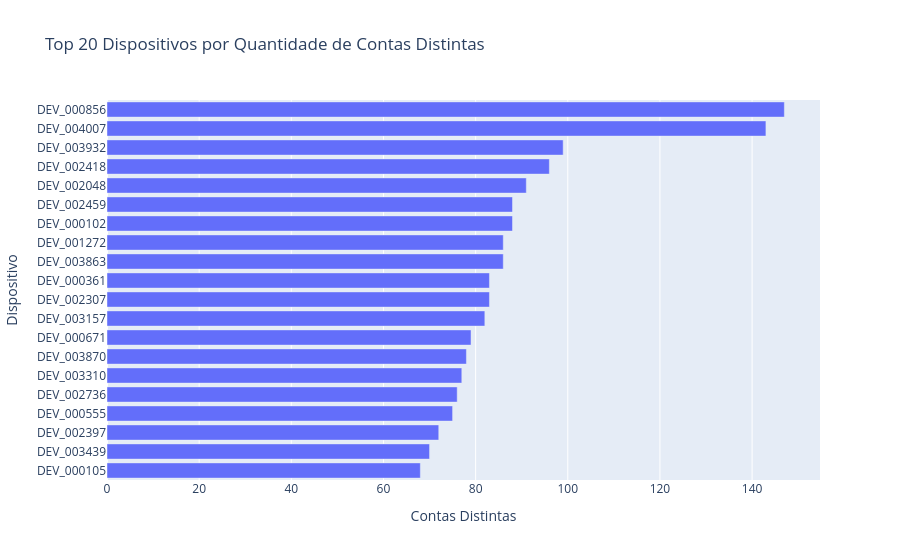

Source (notebook cell):
### Code cell
fig = px.bar(
    top_devices.sort_values("contas_distintas", ascending=True),
    x="contas_distintas",
    y="device_id",
    orientation="h",
    title="Top 20 Dispositivos por Quantidade de Contas Distintas",
    labels={
        "contas_distintas": "Contas Distintas",
        "device_id": "Dispositivo",
    },
)

fig.show()

### Figure 1 — Plotly figure (JSON) as saved in the notebook; plotly's stock layout.template omitted (floating-point values rounded to 4 significant figures)
{"data": [{"hovertemplate": "Contas Distintas=%{x}<br>Dispositivo=%{y}<extra></extra>", "legendgroup": "", "marker": {"color": "#636efa", "pattern": {"shape": ""}}, "name": "", "orientation": "h", "showlegend": false, "textposition": "auto", "type": "bar", "x": [68, 70, 72, 75, 76, 77, 78, 79, 82, 83, 83, 86, 86, 88, 88, 91, 96, 99, 143, 147], "xaxis": "x", "y": ["DEV_000105", "DEV_003439", "DEV_002397", "DEV_000555", "DEV_002736", "DEV_003310", "DEV_003870", "DEV_000671", "DEV_003157", "DEV_002307", "DEV_000361", "DEV_003863", "DEV_001272", "DEV_000102", "DEV_002459", "DEV_002048", "DEV_002418", "DEV_003932", "DEV_004007", "DEV_000856"], "yaxis": "y"}], "layout": {"barmode": "relative", "legend": {"tracegroupgap": 0}, "title": {"text": "Top 20 Dispositivos por Quantidade de Contas Distintas"}, "xaxis": {"anchor": "y", "domain": [0, 1], "title": {"text": "Contas Distintas"}}, "yaxis": {"anchor": "x", "domain": [0, 1], "title": {"text": "Dispositivo"}}}}
